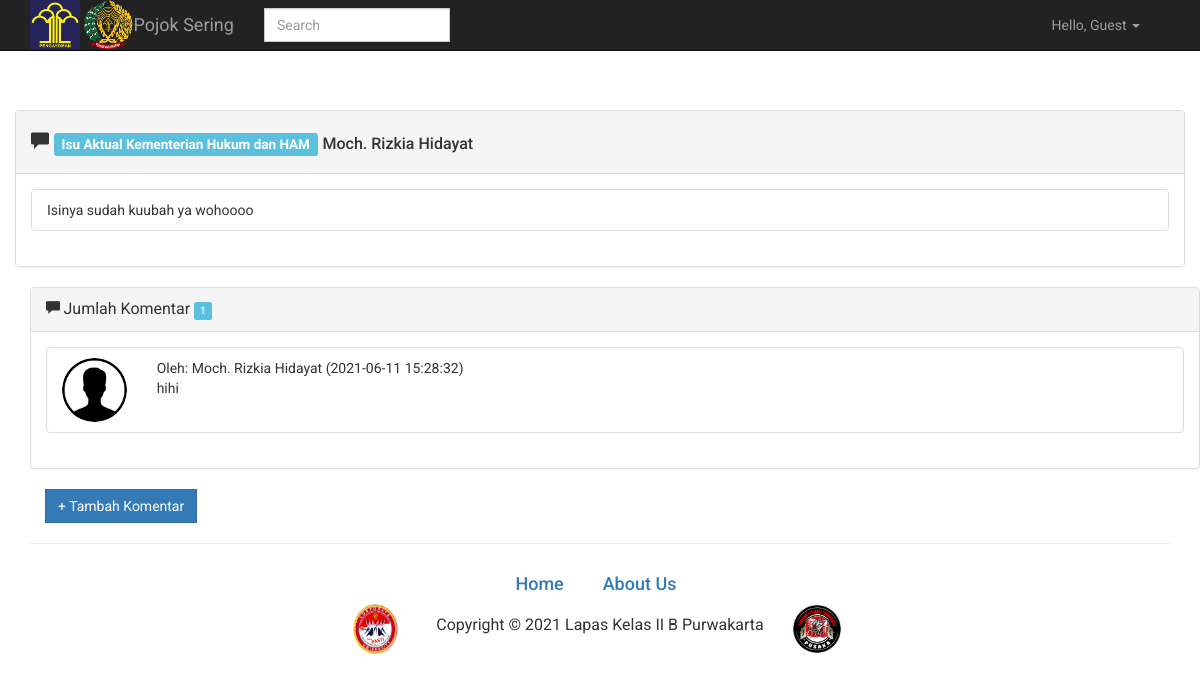
The page /admin/tampilpersonality.php?no_personality=1&nama=Moch. Rizkia Hidayat on the database its author committed.
### tables this page shows
CREATE TABLE `personality` (
  `no_personality` int(11) NOT NULL,
  `personality_id` varchar(11) NOT NULL,
  `personality_tema` varchar(40) NOT NULL,
  `isi_personality` varchar(3000) NOT NULL,
  `tanggal_upload` datetime NOT NULL
);

CREATE TABLE `personality_komen` (
  `no_personality_komen` int(11) NOT NULL,
  `no_personality` int(11) NOT NULL,
  `personality_komen_id` int(11) NOT NULL,
  `personality_komen_pesan` varchar(3000) NOT NULL,
  `personality_komen_tanggal` datetime NOT NULL
);

### admin/tampilpersonality.php (the view, shortened to what this page needs)
<link href="//maxcdn.bootstrapcdn.com/bootstrap/3.3.0/css/bootstrap.min.css" rel="stylesheet" id="bootstrap-css">
<link href="../datatables/css/zigzag.css" rel="stylesheet" type="text/css" >
<?php
  include 'header.php';
?>
<?php
if (isset($_GET['no_personality'])){
$no_personality = $_GET['no_personality'];
$nama = $_GET['nama'];
}
$tampilan_header=mysqli_query($link,"SELECT personality.no_personality,personality.personality_tema,personality.isi_personality FROM personality WHERE personality.no_personality = '$no_personality' ");
$header=mysqli_fetch_array($tampilan_header);
$query=mysqli_query($link,"SELECT * FROM (SELECT admin.admin_id AS personality_komen_id,admin.admin_nama AS nama, admin.admin_foto AS foto,admin.admin_email AS email FROM admin UNION SELECT member.member_id AS personality_komen_id,member.member_nama AS nama, member.member_foto AS foto, member.member_email AS email FROM member) hasil INNER JOIN personality_komen ON personality_komen.personality_komen_id=hasil.personality_komen_id AND personality_komen.no_personality ='$no_personality' ORDER BY personality_komen.personality_komen_tanggal;");
$count=mysqli_query($link,"SELECT COUNT(*) FROM personality_komen;");
$count_komen=mysqli_query($link,"SELECT COUNT(*) FROM personality_komen WHERE personality_komen.no_personality= '$no_personality';");
$hitungan=mysqli_fetch_array($count);
$hitungan_komen=mysqli_fetch_array($count_komen);
?>
<br><br><br>
<div class="container">
    <div class="row">
        <div class="panel panel-default widget">
            <div class="panel-heading">
                <h4>
                <span class="glyphicon glyphicon-comment"></span>
                <span class="label label-info">
                    <?php echo $header['personality_tema'];?></span>
                    <span class="panel-title">
                    <?php echo $nama; ?></span>
            </h4>
            </div>
            <div class="panel-body">
                <ul class="list-group">
                    <li class="list-group-item">
                          <div class="comment-text">
                              <?php echo $header['isi_personality']; ?>
                         </div>
                    </li>
                </ul>
            </div>
        </div>
    </div>
<div class="container">
    <div class="row">
        <div class="panel panel-default widget">
            <div class="panel-heading">
                <span class="glyphicon glyphicon-comment"></span>
                <span class="panel-title">Jumlah Komentar</span>
                <span class="label label-info"><?php echo $hitungan_komen[0];?></span>
            </div>
            <div class="panel-body">
<?php
        if($hitungan_komen[0]==0){
          echo "Komentar masih Kosong, Silahkan untuk berkomentar";
        }else {
                    while($result_komen=mysqli_fetch_array($query)){
    ?>
                <ul class="list-group">
                    <li class="list-group-item">
                        <div class="row">
                            <div class="col-xs-2 col-md-1">
                                <img src="../default.png" class="img-circle img-responsive" alt="" /></div>
                            <div class="col-xs-10 col-md-11">
                                <div>
                                    <div class="mic-info">
                                        Oleh: <?php echo $result_komen['nama']; ?> (<?php echo $result_komen['personality_komen_tanggal'];?>)
                                    </div>
                                </div>
                                <div class="comment-text">
                                    <?php echo $result_komen['personality_komen_pesan'];?>
                                </div>
                            </div>
                        </div>
                    </li>
                </ul>
          <?php }
      }?>
            </div>
        </div>
    </div>
<a href="tambah_personality_komen.php?value=<?php echo $hitungan[0]+1; ?>&no=<?php echo $header['no_personality']?>" class="btn btn-primary" role="button">+ Tambah Komentar</a>
</div>
  <?php
    include 'footer.php';
  ?>

### css/modern-business.css (style rules this page uses)
html, body { height: 100%; }
body { padding-top: 50px; }

### css/modal-login.css (style rules this page uses)
* { font-family: 'Roboto', sans-serif; }
.btn { border-radius: 0px; }
.glyphicon { top: 0px; }

### rows shown on the page
personality: personality_tema "Isu Aktual Kementerian Hukum dan HAM", isi_personality "Isinya sudah kuubah ya wohoooo"
personality_komen: nama "Moch. Rizkia Hidayat", personality_komen_tanggal "2021-06-11 15:28:32", personality_komen_pesan "hihi"

### other values the page prints
$nama "Moch. Rizkia Hidayat"
$hitungan_komen[0] "1"
